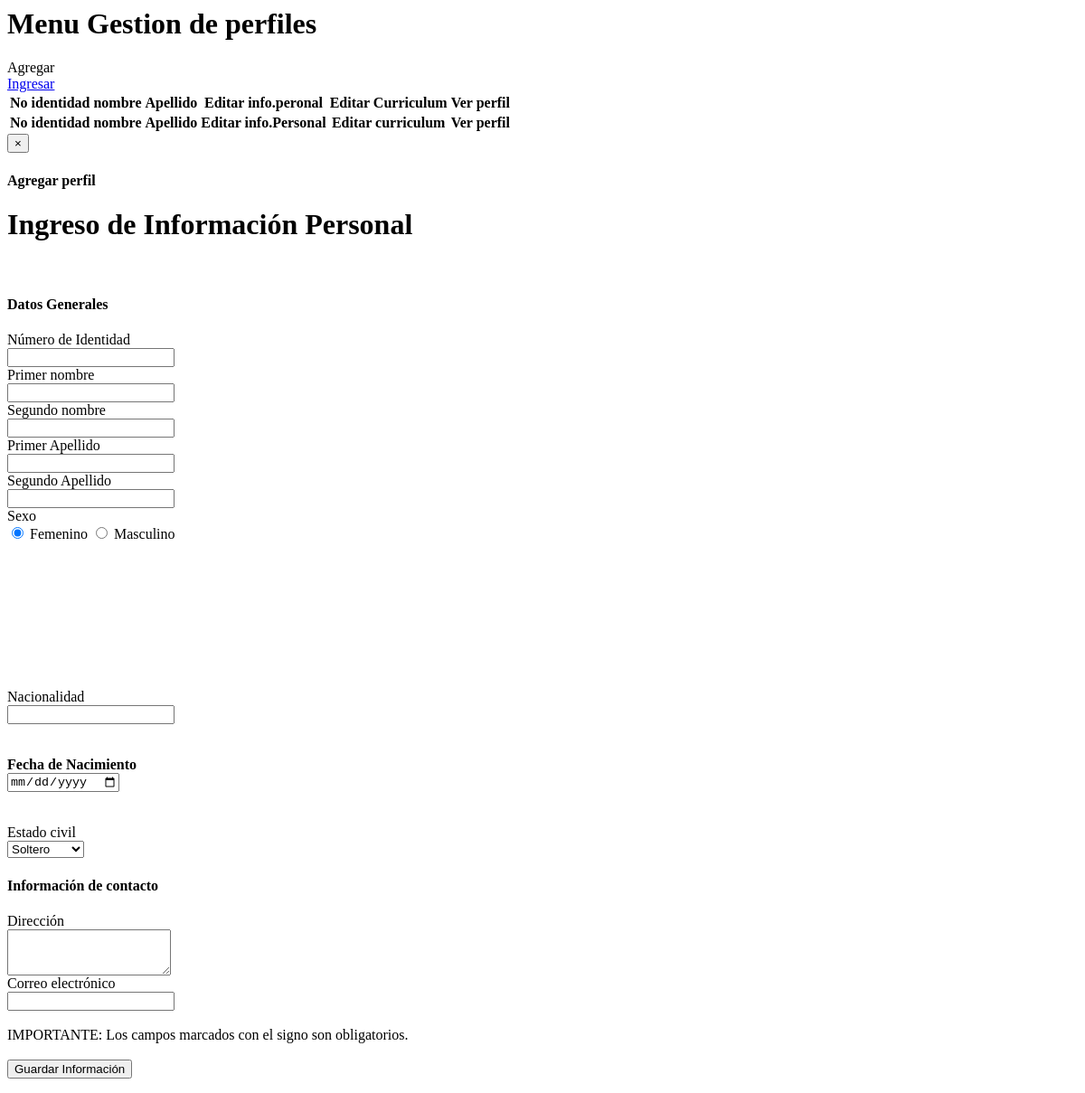
The app's page /Datos/recursos_humanos/cv/menuPersona.php, older data.
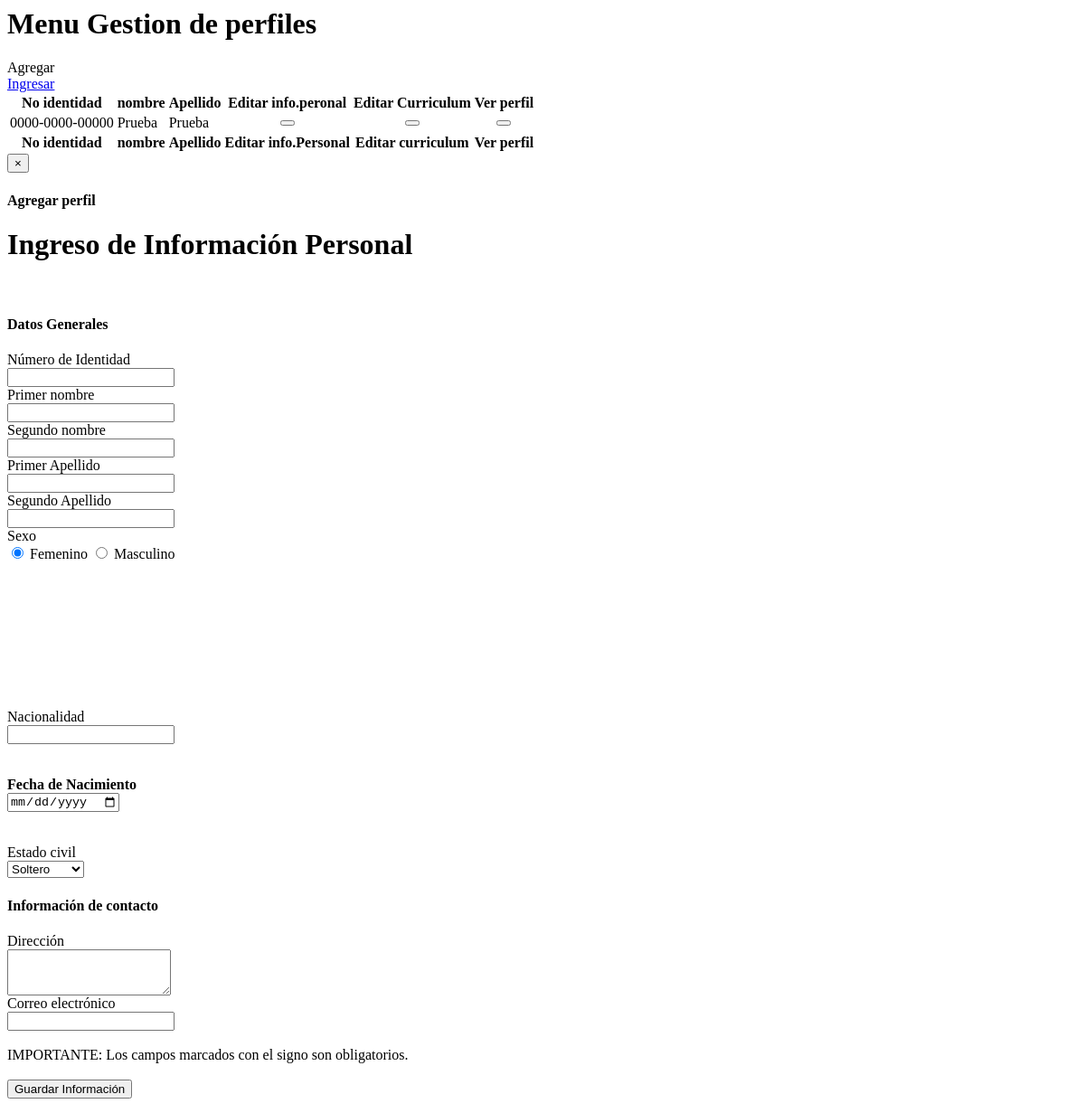
The same page, newer data.
### tables this page shows
CREATE TABLE IF NOT EXISTS `persona` (
  `N_identidad` varchar(20) NOT NULL,
  `Primer_nombre` varchar(20) NOT NULL,
  `Segundo_nombre` varchar(20) DEFAULT NULL,
  `Primer_apellido` varchar(45) NOT NULL,
  `Segundo_apellido` varchar(20) DEFAULT NULL,
  `Fecha_nacimiento` date NOT NULL,
  `Sexo` varchar(1) DEFAULT NULL,
  `Direccion` varchar(300) NOT NULL,
  `Correo_electronico` varchar(40) DEFAULT NULL,
  `Estado_Civil` varchar(15) DEFAULT NULL,
  `Nacionalidad` varchar(20) NOT NULL,
  `foto_perfil` blob NOT NULL
);

### Datos/cargarPersonas.php (the view, shortened to what this page needs)
<?php
 $pame = $db->prepare("select * from persona");
 $pame -> execute();
 $rows = $pame->fetchAll(PDO::FETCH_ASSOC);
?>
<div class="box">
           <div class="box-body table-responsive">
               <?php
                   echo <<<HTML
                                    <table id="tabla_empleados" class="table table-bordered table-striped">
                                        <thead>
                                            <tr>
                                            <th>No identidad</th>
                                            <th>nombre</th>
                                            <th>Apellido</th>
                                        <th>Editar info.peronal</th>
                                      <th>Editar Curriculum</th>
                                         <th>Ver perfil</th>
                                        </tr>
                                        </thead>
                                        <tbody>
HTML;
            foreach ($rows as $rowCE) {
            $Noidentidad = $rowCE['N_identidad'];
            $nombre = $rowCE['Primer_nombre'];
            $apellido=$rowCE['Primer_apellido'];
                echo "<tr data-id='".$Noidentidad."'>";
                echo <<<HTML
                <td>$Noidentidad</td>
HTML;
                echo <<<HTML
                <td>$nombre</td>
HTML;
                echo <<<HTML
                <td>$apellido</td>
HTML;
                echo <<<HTML
                      <td>
                <center>
                    <button type="submit" class="editaripb btn btn-primary glyphicon  glyphicon-edit"  title="Editar info">
                      </button>
                </center>
                </td>
                  <td>
                <center>
                    <button type="submit" class="editarb btn btn-primary glyphicon glyphicon-list-alt "  title="Editar CV">
                      </button>
                </center>
                </td>
                  <td>
                <center>
                    <button class="verb btn btn-success glyphicon glyphicon-folder-open"  title="Ver_perfil">
                      </button>
                </center>
                </td>
HTML;
                echo "</tr>";
            }
                   echo <<<HTML
                                        </tbody>
                                        <tfoot>
                                        <tr>
                                            <th>No identidad</th>
                                            <th>nombre</th>
                                            <th>Apellido</th>
                                            <th>Editar info.Personal</th>
                                            <th>Editar curriculum</th>
                                            <th>Ver perfil</th>
                                        </tr>
                                        </tfoot>
									</table>
HTML;
               ?>
           </div>
       </div>
    </body>

Row changes from the older to the newer data that the page shows:
added persona: N_identidad "0000-0000-00000", Primer_nombre "Prueba", Primer_apellido "Prueba"
